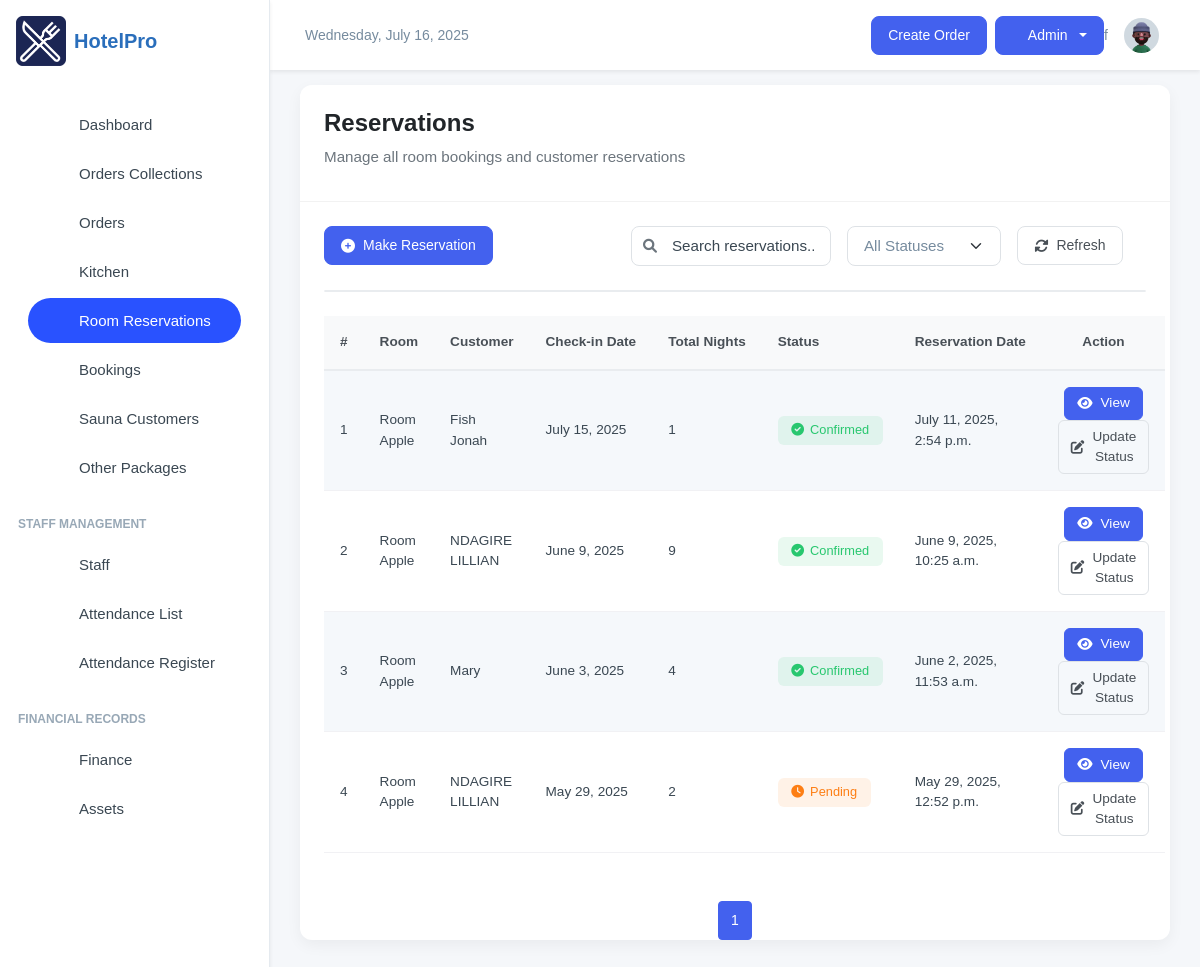
Before: /room_bookings/reservations/ (signed in) with the older database file.
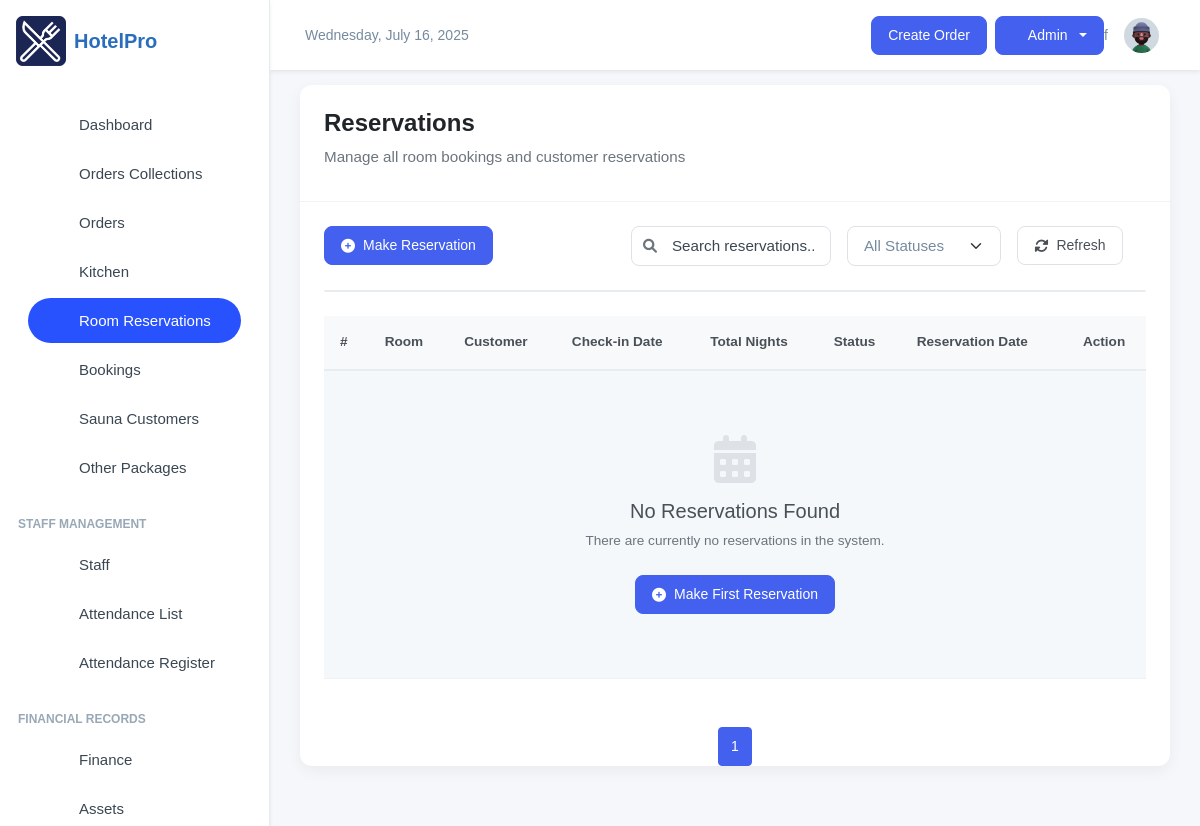
After: the same page with the newer database file.
### room_bookings/models.py (models this page shows, shortened)
class RoomReservation(models.Model):
    RESERVATION_STATUS_CHOICES = [
        ('Pending', 'Pending'),
        ('Confirmed', 'Confirmed'),
        ('Cancelled', 'Cancelled'),
        ('Checked-In', 'Checked-In'),
        ('Checked-Out', 'Checked-Out'),
    ]
    reservation_id = models.BigIntegerField(unique=True, editable=False, default=0)
    booking = models.OneToOneField(
    'Booking', on_delete=models.SET_NULL, null=True, blank=True, related_name='reservation')
    room = models.ForeignKey(Room, on_delete=models.CASCADE, related_name='reservations')
    customer = models.CharField(max_length=100, blank=True, null=True)
    email = models.EmailField(blank=True, null=True)
    phone_number = models.CharField(max_length=15, blank=True, null=True)
    NIN = models.CharField(max_length=100, default="")
    check_in_date = models.DateField()
    check_out_date = models.DateField()
    reservation_date = models.DateTimeField(default=timezone.now)
    status = models.CharField(max_length=20, choices=RESERVATION_STATUS_CHOICES, default='Pending')
    special_requests = models.TextField(blank=True, null=True)
    created_by = models.ForeignKey('auth.User', on_delete=models.SET_NULL, null=True, blank=True)
    total_price = models.DecimalField(max_digits=10, decimal_places=2, null=True, blank=True, default=0.00)
    @property
    def total_nights(self):
        return (self.check_out_date - self.check_in_date).days

class Room(models.Model):
    room_number = models.CharField(max_length=10, unique=True)
    room_type = models.ForeignKey(RoomType, on_delete=models.CASCADE, related_name='rooms')
    hotel = models.ForeignKey(HotelBranch, on_delete=models.CASCADE, related_name='rooms', blank=True, null=True)
    capacity = models.IntegerField()
    is_available = models.BooleanField(default=True)
    price_per_night = models.IntegerField(null=True, blank=True)
    description = models.TextField(blank=True, null=True)
    room_image = models.ImageField(upload_to="rooms", blank=True, null=True)
    floor = models.IntegerField()

### room_bookings/views.py (the view)
# urls.py: path('reservations/', reservation, name='reservations'),
@login_required(login_url='/user/login/')
def reservation(request):
    reservations_list = RoomReservation.objects.all().select_related('booking').order_by('-reservation_date')
    paginator = Paginator(reservations_list, 10)
    page_number = request.GET.get('page')
    reservations_list = paginator.get_page(page_number)
    return render(request, "reservations.html", {"reservations_list": reservations_list})

### room_bookings/templates/reservations.html (shortened to what the changed rows need)
{% extends 'base.html' %}
{% block content %}
<div class="card">
    <div class="card-body">
        <table class="table table-striped" style="font-size: 0.85rem;">
            <thead>
                <tr>
                    <th>#</th>
                    <th>Room</th>
                    <th>Customer</th>
                    <th>Check-in Date</th>
                    <th>Total Nights</th>
                    <th>Status</th>
                    <th>Reservation Date</th>
                    <th class="text-center">Action</th>
                </tr>
            </thead>
            <tbody>
                {% for reservation in reservations_list %}
                <tr class="reservation-row" data-status="{{ reservation.status }}">
                    <td>{{ forloop.counter }}</td>
                    <td><span class="fw-medium">Room {{ reservation.room.room_number }}</span></td>
                    <td>{{ reservation.customer }}</td>
                    <td>{{ reservation.check_in_date }}</td>
                    <td>{{ reservation.total_nights }}</td>
                    <td>
                        {% if reservation.status == 'Confirmed' %}
                        <span class="badge badge-confirmed"><i class="fas fa-check-circle"></i>
                            {{ reservation.status}}</span>
                        {% elif reservation.status == 'Pending' %}
                        <span class="badge badge-pending"><i class="fas fa-clock"></i> {{ reservation.status }}</span>
                        {% elif reservation.status == 'Cancelled' %}
                        <span class="badge badge-cancelled"><i class="fas fa-times-circle"></i>
                            {{ reservation.status}}</span>
                        {% elif reservation.status == 'Checked-In' %}
                        <span class="badge badge-checked-in"><i class="fas fa-door-open"></i>
                            {{ reservation.status }}</span>
                        {% elif reservation.status == 'Checked-Out' %}
                        <span class="badge badge-checked-out"><i class="fas fa-door-closed"></i>
                            {{ reservation.status }}</span>
                        {% else %}
                        <span class="badge badge-secondary"><i class="fas fa-question-circle"></i>
                            {{ reservation.status }}</span>
                        {% endif %}
                    </td>
                    <td>{{ reservation.reservation_date }}</td>
                    <td class="text-center">
                        <a href="/room_bookings/reservations/{{ reservation.id }}" class="btn btn-primary btn-sm">
                            <i class="fas fa-eye"></i> View
                        </a>
                        <button class="btn btn-sm btn-outline-secondary" data-bs-toggle="modal"
                            data-bs-target="#statusModal" data-id="{{ reservation.id }}"
                            data-status="{{ reservation.status }}">
                            <i class="fas fa-edit"></i> Update Status
                        </button>
                    </td>
                </tr>
                {% empty %}
                <tr>
                    <td colspan="8">
                        <div class="empty-state">
                            <i class="fas fa-calendar-alt empty-state-icon"></i>
                            <h5 class="empty-state-message">No Reservations Found</h5>
                            <p class="empty-state-description">There are currently no reservations in the system.
                            </p>
                            <a href="/room_bookings/add-reservation/" class="btn btn-primary">
                                <i class="fas fa-plus-circle"></i> Make First Reservation
                            </a>
                        </div>
                    </td>
                </tr>
                {% endfor %}
            </tbody>
        </table>
    </div>
    <nav aria-label="Page navigation">
        <ul class="pagination justify-content-center">
            {% for page_num in reservations_list.paginator.page_range %}
            {% if page_num >= reservations_list.number|add:-2 and page_num <= reservations_list.number|add:2 %} <li
                class="page-item {% if page_num == reservations_list.number %}active{% endif %}">
                <a class="page-link" href="?page={{ page_num }}">{{ page_num }}</a>
                </li>
                {% elif page_num == 1 or page_num == reservations_list.paginator.num_pages %}
                <li class="page-item">
                    <a class="page-link" href="?page={{ page_num }}">{{ page_num }}</a>
                </li>
                {% elif page_num == reservations_list.number|add:-3 or page_num == reservations_list.number|add:3 %}
                <li class="page-item disabled"><span class="page-link">...</span></li>
                {% endif %}
                {% endfor %}
        </ul>
    </nav>
</div>
</div>
<link rel="stylesheet" href="https://cdnjs.cloudflare.com/ajax/libs/font-awesome/6.0.0/css/all.min.css">
{% endblock content %}

Changed rows visible on the page:
removed RoomReservation: room.room_number "Apple", customer "Fish Jonah", check_in_date "July 15, 2025", total_nights "1", status "Confirmed", reservation_date "July 11, 2025, 2:54 p.m."
removed RoomReservation: room.room_number "Apple", customer "NDAGIRE LILLIAN", check_in_date "June 9, 2025", total_nights "9", status "Confirmed", reservation_date "June 9, 2025, 10:25 a.m."
removed RoomReservation: room.room_number "Apple", customer "Mary", check_in_date "June 3, 2025", total_nights "4", status "Confirmed", reservation_date "June 2, 2025, 11:53 a.m."
removed RoomReservation: room.room_number "Apple", customer "NDAGIRE LILLIAN", check_in_date "May 29, 2025", total_nights "2", status "Pending", reservation_date "May 29, 2025, 12:52 p.m."
Other visible differences:
text now shown: "No Reservations Found There are currently no reservations in the system. Make First Reservation"
